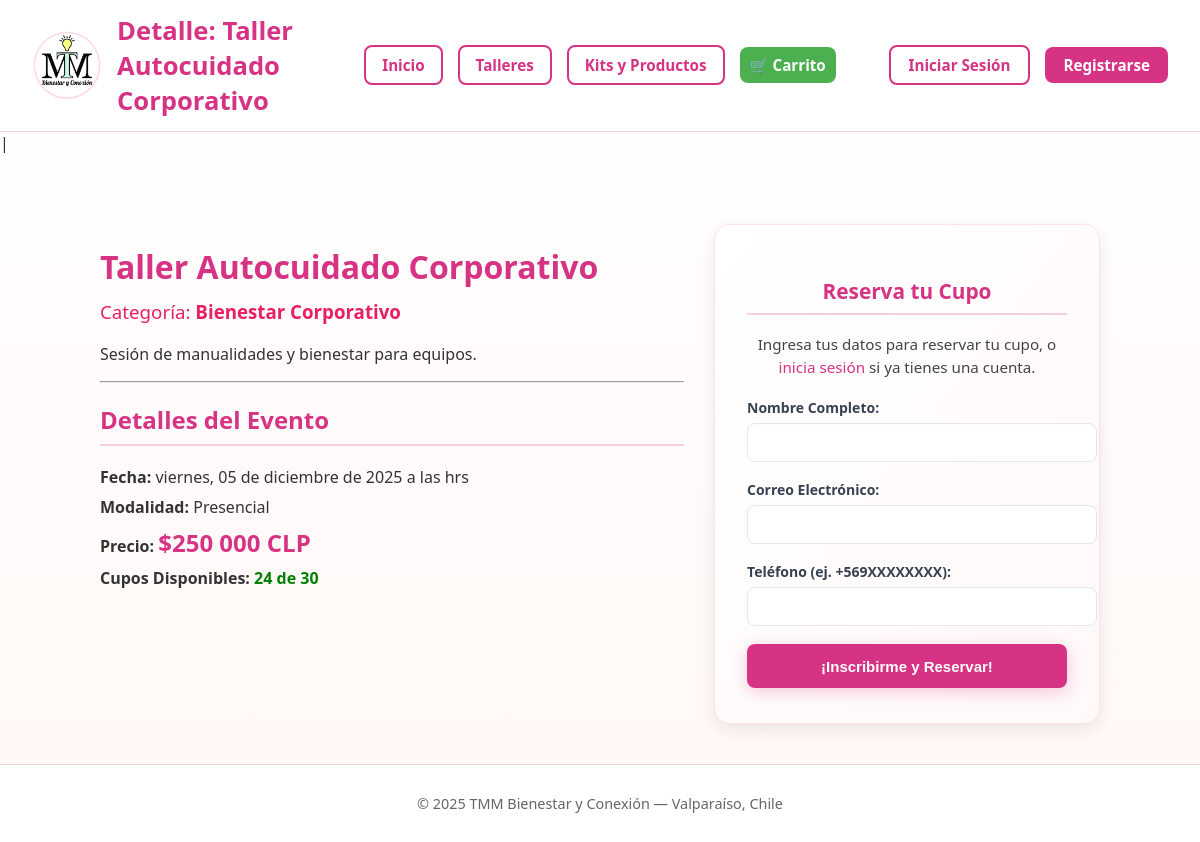
The app's page /talleres/74/ with its own data.
### crm/models.py (models this page shows, shortened)
class Taller(models.Model):
    MODALIDAD_CHOICES = [
        ('PRESENCIAL', 'Presencial'),
        ('ONLINE', 'Online'),
    ]
    nombre = models.CharField(max_length=200, unique=True, verbose_name="Nombre del Taller")
    descripcion = models.TextField(verbose_name="Descripción Detallada")
    imagen = models.ImageField(upload_to='talleres/', blank=True, null=True, verbose_name="Imagen del Taller")
    categoria = models.ForeignKey(
        Interes,
        on_delete=models.SET_NULL,
        null=True,
        blank=True,
        related_name='talleres',
        verbose_name="Categoría del Taller"
    )
    fecha_taller = models.DateField(verbose_name="Fecha del Taller")
    hora_taller = models.TimeField(blank=True, null=True, verbose_name="Hora de Inicio")
    modalidad = models.CharField(max_length=15, choices=MODALIDAD_CHOICES, default='PRESENCIAL', verbose_name="Modalidad")
    precio = models.DecimalField(max_digits=10, decimal_places=0, verbose_name="Precio (CLP)")
    cupos_totales = models.IntegerField(default=10, verbose_name="Cupos Máximos")
    cupos_disponibles = models.IntegerField(editable=False, default=0, verbose_name="Cupos Disponibles")
    esta_activo = models.BooleanField(default=True, verbose_name="¿Está activo/visible?")

class Interes(models.Model):
    nombre = models.CharField(max_length=100, unique=True, verbose_name="Nombre del Interés")
    descripcion = models.TextField(blank=True, verbose_name="Descripción o Palabras Clave")
    class Meta:
        verbose_name_plural = "Intereses"

### crm/views.py (the view, shortened to what this page needs)
# urls.py: path('talleres/<int:taller_id>/', views.detalle_taller_inscripcion, name='detalle_taller'),
def detalle_taller_inscripcion(request, taller_id):
    taller = get_object_or_404(Taller, pk=taller_id)
    context = {
        'titulo': f'Detalle: {taller.nombre}',
        'taller': taller,
        'show_form': not request.user.is_authenticated
    }
    return render(request, 'crm/detalle_taller.html', context)

### crm/templates/crm/detalle_taller.html (shortened to what this page needs)
{% extends 'crm/base.html' %}
{% load humanize %}
{% block content %}
<div class="tmm-container">
  <div class="tmm-details">
    <h1>{{ taller.nombre }}</h1>
    {% if taller.categoria %}
        <h3 style="color: #e91e63; margin-top: -10px; font-weight: 500;">
            Categoría: <strong>{{ taller.categoria.nombre }}</strong>
        </h3>
    {% endif %}
    <p style="font-size: 1.1em;">{{ taller.descripcion|linebreaks }}</p>
    <hr>
    <h2>Detalles del Evento</h2>
    <ul>
      <li><strong>Fecha:</strong> {{ taller.fecha_taller|date:"l, d \d\e F \d\e Y" }} a las {{ taller.hora_taller|date:"H:i" }} hrs</li>
      <li><strong>Modalidad:</strong> {{ taller.get_modalidad_display }}</li>
      <li><strong>Precio:</strong> <span style="font-size: 1.5em; color: var(--tmm-pink); font-weight: bold;">${{ taller.precio|intcomma }} CLP</span></li>
      <li>
        <strong>Cupos Disponibles:</strong>
        {% if taller.cupos_disponibles > 3 %}
          <span style="color: green; font-weight: bold;">{{ taller.cupos_disponibles }} de {{ taller.cupos_totales }}</span>
        {% elif taller.cupos_disponibles > 0 %}
          <span style="color: orange; font-weight: bold;">¡Solo quedan {{ taller.cupos_disponibles }} cupos!</span>
        {% else %}
          <span style="color: red; font-weight: bold;">AGOTADO</span>
        {% endif %}
      </li>
    </ul>
  </div>
  <div class="tmm-card">
    <h2>Reserva tu Cupo</h2>
    {% if taller.cupos_disponibles > 0 %}
      {% if user.is_authenticated %}
        <p style="color: green; font-weight: bold; text-align:center;">
            ¡Hola, {{ user.first_name|default:user.username }}! Usaremos tu cuenta para la inscripción.
        </p>
        <form method="POST" action="{% url 'detalle_taller' taller_id=taller.id %}" class="tmm-form">
          {% csrf_token %}
          <button type="submit" class="tmm-btn">¡Inscribirme con mi Cuenta!</button>
        </form>
      {% else %}
        <p style="text-align:center; margin-bottom:20px;">
          Ingresa tus datos para reservar tu cupo, o
          <a href="{% url 'login' %}">inicia sesión</a> si ya tienes una cuenta.
        </p>
        <form method="POST" action="{% url 'detalle_taller' taller_id=taller.id %}" class="tmm-form">
          <div class="tmm-field">
            <label for="nombre">Nombre Completo:</label>
            <input type="text" id="nombre" name="nombre" class="tmm-input" required>
          </div>
          <div class="tmm-field">
            <label for="email">Correo Electrónico:</label>
            <input type="email" id="email" name="email" class="tmm-input" required>
          </div>
          <div class="tmm-field">
            <label for="telefono">Teléfono (ej. +569XXXXXXXX):</label>
            <input type="tel" id="telefono" name="telefono" class="tmm-input" required pattern="^\+?[0-9\s\-()]{7,20}$" title="Incluye prefijo internacional, sólo números y símbolos + - ( )" />
          </div>
          <button type="submit" class="tmm-btn">¡Inscribirme y Reservar!</button>
        </form>
      {% endif %}
    {% else %}
      <p style="color: red; font-weight: bold; text-align: center;">
        No es posible inscribirse, el taller está completo.
      </p>
    {% endif %}
  </div>
</div>
{% endblock content %}

### crm/templates/crm/base.html (style rules this page uses)
body { font-family: 'Segoe UI', sans-serif; margin: 0; padding: 0; background: linear-gradient(to bottom, #fff, #fff7f5); color: #333; }
h2 { border-bottom: 2px solid #f3d1d9; padding-bottom: 8px; color: #a61e4d; }

### crm/templates/crm/detalle_taller.html (style rules this page uses)
:root { --tmm-pink: #d63384; }
body { background-color: #fff !important; margin: 0; font-family: system-ui, -apple-system, "Segoe UI", Roboto, "Helvetica Neue", Arial; }
h1, h2 { color: var(--tmm-pink); }
.tmm-container { display: flex; flex-wrap: wrap; gap: 30px; margin-top: 30px; justify-content: center; }
.tmm-details { flex: 2; min-width: 300px; }
.tmm-card { flex: 1; min-width: 320px; max-width: 420px; padding: 35px 32px; border-radius: 16px; background: linear-gradient(to bottom right, #fff, #fff8f8); box-shadow: 0 6px 16px rgba(0,0,0,0.08); border: 1px solid #fde2e8; }
.tmm-card h2 { text-align: center; color: var(--tmm-pink); font-weight: 800; font-size: 1.3rem; margin-bottom: 18px; }
.tmm-card p { color: #444; font-size: 0.95rem; line-height: 1.5; }
.tmm-form { width: 100%; max-width: 340px; margin: 0 auto; text-align: left; }
.tmm-field { margin-bottom: 18px; }
.tmm-field label { display: block; font-size: 14px; font-weight: 600; color: #374151; margin-bottom: 6px; }
.tmm-input { width: 100%; padding: 10px 14px; border-radius: 8px; border: 1px solid #e5e7eb; background-color: #fff; font-size: 15px; transition: all .15s ease; box-shadow: inset 0 1px 2px rgba(0,0,0,0.02); }
.tmm-btn { width: 100%; height: 44px; border: none; border-radius: 8px; background: var(--tmm-pink); color: #fff; font-weight: 600; font-size: 15px; cursor: pointer; box-shadow: 0 4px 16px rgba(214,51,132,0.25); transition: transform .08s ease, filter .1s ease; }
ul { list-style: none; padding-left: 0; }
li { margin-bottom: 8px; }
a { color: var(--tmm-pink); text-decoration: none; }

### records on screen
Taller: nombre "Taller Autocuidado Corporativo", categoria.nombre "Bienestar Corporativo", descripcion "Sesión de manualidades y bienestar para equipos.", fecha_taller "viernes, 05 de diciembre de 2025", modalidad "Presencial", precio "250 000", cupos_disponibles "24", cupos_totales "30"

### other values on screen
{{ titulo|default:'TMM Bienestar y Conexión' }} "Detalle: Taller Autocuidado Corporativo"
{{ year|default:'2025' }} "2025"
